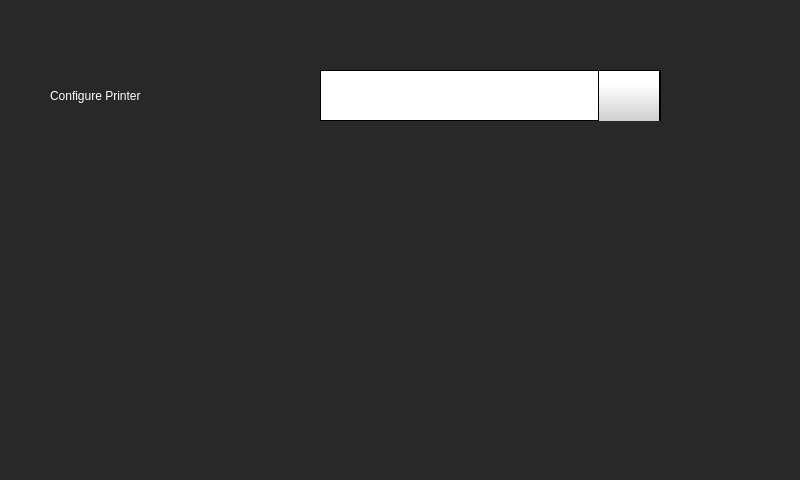
<?xml version="1.0" encoding="UTF-8"?>
<ui version="4.0">
 <class>Form</class>
 <widget class="QWidget" name="Form">
  <property name="geometry">
   <rect>
    <x>0</x>
    <y>0</y>
    <width>800</width>
    <height>480</height>
   </rect>
  </property>
  <property name="minimumSize">
   <size>
    <width>800</width>
    <height>480</height>
   </size>
  </property>
  <property name="maximumSize">
   <size>
    <width>800</width>
    <height>480</height>
   </size>
  </property>
  <property name="windowTitle">
   <string>Form</string>
  </property>
  <property name="styleSheet">
   <string notr="true">background-color: rgb(40, 40, 40);
</string>
  </property>
  <widget class="QComboBox" name="configPrinterComboBox">
   <property name="geometry">
    <rect>
     <x>320</x>
     <y>70</y>
     <width>341</width>
     <height>51</height>
    </rect>
   </property>
   <property name="styleSheet">
    <string notr="true"> QScrollBar:vertical {
     border: 1px solid black;
border-radius: 5px;
    background-color: rgb(40,40,40);
     width: 60px;
     margin: 67px 0 67px 0;
 }

/* Sets up the color and height of handle */
QScrollBar::handle:vertical {
border-radius: 5px;
background: qlineargradient(spread:pad, x1:0, y1:1, x2:0, y2:0.188, stop:0 rgba(180, 180, 180, 255), stop:1 rgba(255, 255, 255, 255));
min-height: 7px;
}


QScrollBar::add-line:vertical {
     border: 1px solid black;
background: qlineargradient(spread:pad, x1:0, y1:1, x2:0, y2:0.188, stop:0 rgba(180, 180, 180, 255), stop:1 rgba(255, 255, 255, 255));
     height:65px;
border-radius: 5px;
     subcontrol-position: bottom;
     subcontrol-origin: margin;
 }

 QScrollBar::sub-line:vertical {
     border: 1px solid black;
background: qlineargradient(spread:pad, x1:0, y1:1, x2:0, y2:0.188, stop:0 rgba(180, 180, 180, 255), stop:1 rgba(255, 255, 255, 255));
     height: 65px;
border-radius: 5px;
     subcontrol-position: top;
     subcontrol-origin: margin;
 }

QScrollBar::up-arrow:vertical {
 image: url(./templates/img/arrows.png);
    width: 40px;
    height: 40px;
 padding: 5px;
 }
QScrollBar::down-arrow:vertical {
	
	image: url(:/Navigation/img/Navigation/arrows-5.png);
    width: 40px;
    height: 40px;
 padding: 5px;
 }

/* need this to get rid of crosshatching on scrollbar background */
QScrollBar::add-page:vertical, QScrollBar::sub-page:vertical {
background: none;
}

QComboBox {
border: 1px solid black;
    padding: 0px 18px 0px 3px;
    min-width: 6em;

}

QComboBox::item {
	color: rgb(0, 0, 0);
}

QComboBox:editable {
    background: white;
}

QComboBox:!editable, QComboBox::drop-down:editable {
background: white;
}

/* QComboBox gets the &quot;on&quot; state when the popup is open */
QComboBox:!editable:on, QComboBox::drop-down:editable:on {
background: white;
}


QComboBox::drop-down {
border-left: 1px solid black;
border-right: 1px solid black;
	background-color: qlineargradient(spread:pad, x1:0, y1:1, x2:0, y2:0.188, stop:0 rgba(180, 180, 180, 255), stop:1 rgba(255, 255, 255, 255));
    width: 60px;
     height: 70px;

}

QComboBox::down-arrow {

	image: url(:/Navigation/img/Navigation/arrows-5.png);
width: 30px;
height: 30px;

}


QComboBox QAbstractItemView {
    selection-background-color: rgb(40, 40, 40);
    background: white;
}</string>
   </property>
  </widget>
  <widget class="QLabel" name="configPrinterLabel">
   <property name="geometry">
    <rect>
     <x>50</x>
     <y>80</y>
     <width>141</width>
     <height>31</height>
    </rect>
   </property>
   <property name="styleSheet">
    <string notr="true">color: rgb(255, 255, 255);
</string>
   </property>
   <property name="text">
    <string>Configure Printer</string>
   </property>
  </widget>
 </widget>
 <resources>
  <include location="../resources/resource.qrc"/>
 </resources>
 <connections/>
</ui>
